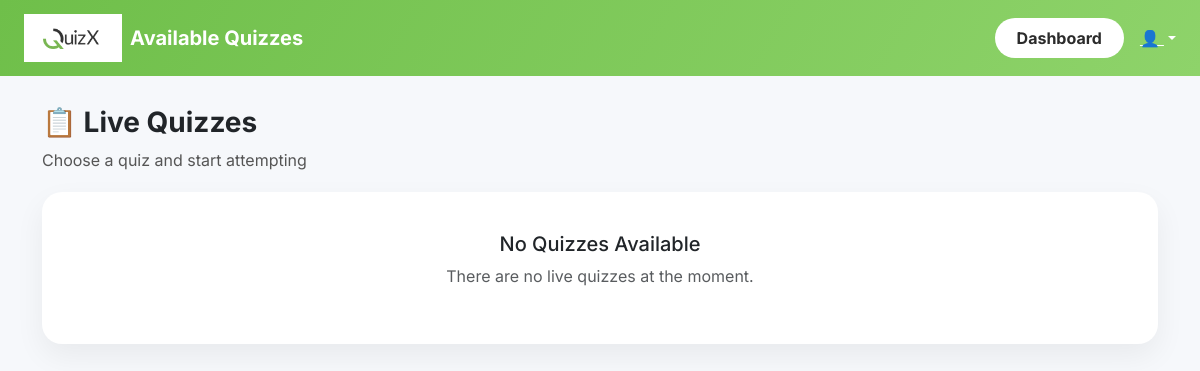
Before: /student/quizzes with the older database file.
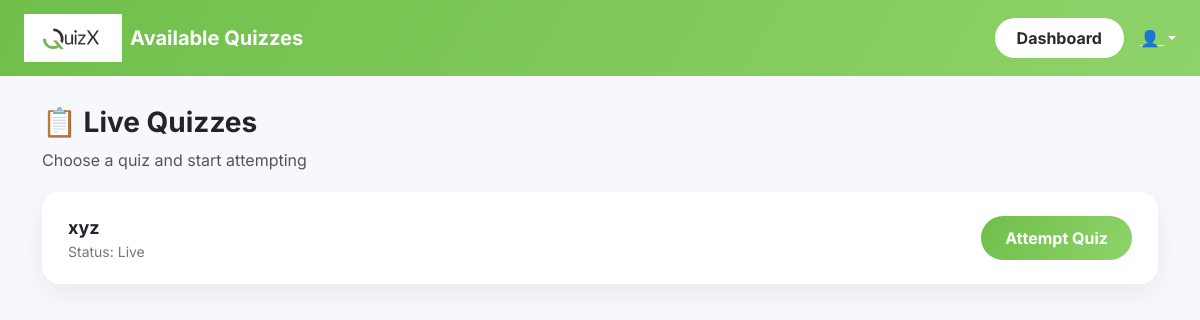
After: the same page with the newer database file.
### app.py (models this page shows)
class Quiz(db.Model):
    id = db.Column(db.Integer, primary_key=True)
    title = db.Column(db.String(100), nullable=False)
    duration = db.Column(db.Integer)  # minutes
    start_time = db.Column(db.DateTime)
    is_locked = db.Column(db.Boolean, default=False)
    is_published = db.Column(db.Boolean, default=False)
    is_active = db.Column(db.Boolean, default=False)
    join_code = db.Column(db.String(10), unique=True)
    is_paused = db.Column(db.Boolean, default=False)
    paused_at = db.Column(db.DateTime)
    paused_seconds = db.Column(db.Integer, default=0)

### app.py (the view)
@app.route("/student/quizzes")
def student_quizzes():
    quizzes = Quiz.query.filter_by(is_active=True).all()
    return render_template("student_quiz.html", quizzes=quizzes)

### templates/student_quiz.html (shortened to what this page needs)
<!DOCTYPE html>
<html lang="en">
<head>
    <link href="https://cdn.jsdelivr.net/npm/bootstrap@5.3.0/dist/css/bootstrap.min.css" rel="stylesheet">
    <link rel="stylesheet" href="{{ url_for('static', filename='css/student_quiz.css') }}">
</head>
<body>
<nav class="navbar navbar-expand-lg navbar-dark px-4">
    <div class="logo-box d-flex align-items-center gap-2">
        <img src="{{ url_for('static', filename='logo.png') }}" alt="QuizX Logo">
        <span class="navbar-brand">Available Quizzes</span>
    </div>
    <div class="ms-auto d-flex align-items-center gap-3">
        <a href="/student/dashboard" class="back-btn">
            Dashboard
        </a>
        <div class="dropdown">
            <a class="text-white fw-semibold dropdown-toggle"
               href="#" role="button" data-bs-toggle="dropdown">
                👤 {{ session.username }}
            </a>
        </div>
    </div>
</nav>
<div class="container">
    <div class="page-header">
        <h3>📋 Live Quizzes</h3>
        <p>Choose a quiz and start attempting</p>
    </div>
    <div class="row g-4">
        {% for quiz in quizzes %}
        <div class="col-12">
            <div class="quiz-card">
                <div>
                    <div class="quiz-title">{{ quiz.title }}</div>
                    <div class="quiz-meta">Status: Live</div>
                </div>
                <a href="/student/quiz/{{ quiz.id }}" class="btn-green">
                    Attempt Quiz
                </a>
            </div>
        </div>
        {% else %}
        <div class="col-12">
            <div class="empty-card">
                <h5>No Quizzes Available</h5>
                <p class="text-muted">
                    There are no live quizzes at the moment.
                </p>
            </div>
        </div>
        {% endfor %}
    </div>
</div>
</body>
</html>

Changed rows visible on the page:
added Quiz: title "xyz"
Other visible differences:
text no longer shown: "No Quizzes Available There are no live quizzes at the moment."
